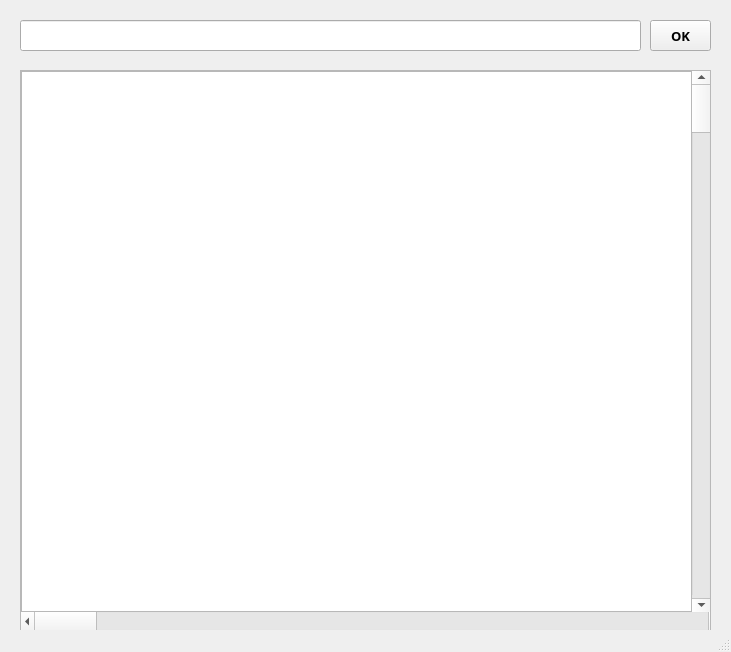
<?xml version="1.0" encoding="UTF-8"?>
<ui version="4.0">
 <class>ImgView</class>
 <widget class="QMainWindow" name="ImgView">
  <property name="windowModality">
   <enum>Qt::WindowModal</enum>
  </property>
  <property name="enabled">
   <bool>true</bool>
  </property>
  <property name="geometry">
   <rect>
    <x>0</x>
    <y>0</y>
    <width>731</width>
    <height>652</height>
   </rect>
  </property>
  <property name="font">
   <font>
    <family>MS Reference Sans Serif</family>
    <weight>50</weight>
    <bold>false</bold>
    <stylestrategy>PreferDefault</stylestrategy>
   </font>
  </property>
  <property name="cursor">
   <cursorShape>ArrowCursor</cursorShape>
  </property>
  <property name="mouseTracking">
   <bool>true</bool>
  </property>
  <property name="windowTitle">
   <string>DrawView</string>
  </property>
  <widget class="QWidget" name="centralwidget">
   <widget class="QLineEdit" name="lineEdit">
    <property name="geometry">
     <rect>
      <x>20</x>
      <y>20</y>
      <width>621</width>
      <height>31</height>
     </rect>
    </property>
   </widget>
   <widget class="QPushButton" name="pushButton">
    <property name="geometry">
     <rect>
      <x>650</x>
      <y>20</y>
      <width>61</width>
      <height>31</height>
     </rect>
    </property>
    <property name="font">
     <font>
      <pointsize>10</pointsize>
      <weight>75</weight>
      <bold>true</bold>
      <stylestrategy>PreferDefault</stylestrategy>
     </font>
    </property>
    <property name="text">
     <string>OK</string>
    </property>
   </widget>
   <widget class="QScrollArea" name="scrollArea">
    <property name="geometry">
     <rect>
      <x>20</x>
      <y>70</y>
      <width>691</width>
      <height>561</height>
     </rect>
    </property>
    <property name="widgetResizable">
     <bool>true</bool>
    </property>
    <widget class="QWidget" name="scrollAreaWidgetContents">
     <property name="geometry">
      <rect>
       <x>0</x>
       <y>0</y>
       <width>689</width>
       <height>559</height>
      </rect>
     </property>
     <widget class="QScrollBar" name="horizontalScrollBar">
      <property name="geometry">
       <rect>
        <x>0</x>
        <y>540</y>
        <width>701</width>
        <height>21</height>
       </rect>
      </property>
      <property name="orientation">
       <enum>Qt::Horizontal</enum>
      </property>
     </widget>
     <widget class="QScrollBar" name="verticalScrollBar">
      <property name="geometry">
       <rect>
        <x>670</x>
        <y>0</y>
        <width>21</width>
        <height>541</height>
       </rect>
      </property>
      <property name="orientation">
       <enum>Qt::Vertical</enum>
      </property>
     </widget>
     <widget class="QGraphicsView" name="graphicsView">
      <property name="geometry">
       <rect>
        <x>0</x>
        <y>0</y>
        <width>671</width>
        <height>541</height>
       </rect>
      </property>
     </widget>
    </widget>
   </widget>
  </widget>
  <widget class="QStatusBar" name="statusbar"/>
 </widget>
 <resources/>
 <connections/>
</ui>
